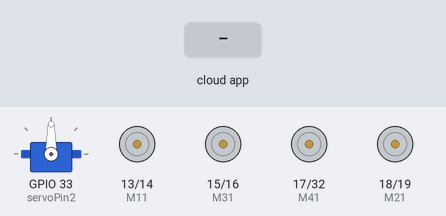
Bench run of a sketch on a simulated ESP32. Shown: servo, motor-driver pin pairs drawn as motors (green arrow = first pin HIGH = forward, orange = second pin HIGH = backward, longer = more drive). The test bench sets the inputs (shaded band). WiFi joins after 1.5 s; servers stay silent unless stated; the Firebase database answers and starts empty; what the sketch prints to the serial monitor is not drawn.

Above: at 4.2 s.
4.3 s: the phone or cloud app sets Robot to 1
At 5.7 s:
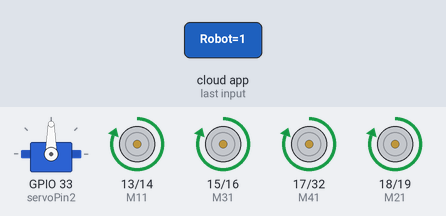
6.0 s: the phone or cloud app sets Robot to 0
At 7.1 s:
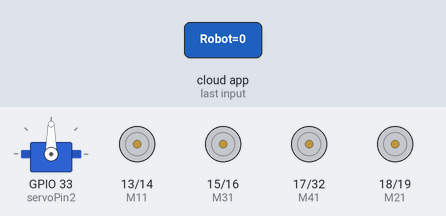
Timing chart, 0 to 9.0 s (numbered marks = the images above; inputs shaded):
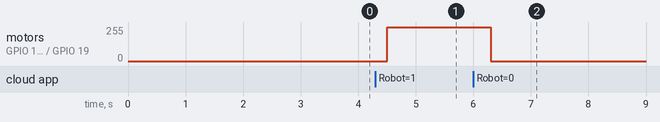

The sketch:

CVTR_Rover_movement2_and_ABS.ino
```cpp
#include <ESP32Firebase.h>
#include <ESP32Servo.h>

Servo mg995Servo;

const int servoPin1 = 4;
const int servoPin2 = 33;

#define M11 13
#define M12 14
#define M21 18
#define M22 19

#define M31 15
#define M32 16
#define M41 17
#define M42 32

#define _SSID "IQ"          // Your WiFi SSID
#define _PASSWORD "Siddhesh"      // Your WiFi Password
#define REFERENCE_URL "esp32-eef0c-default-rtdb.firebaseio.com"  // Your Firebase project reference url

Firebase firebase(REFERENCE_URL);

void setup() {
  mg995Servo.attach(servoPin1);
  mg995Servo.attach(servoPin2);

  pinMode(M11, OUTPUT);
  pinMode(M12, OUTPUT);
  pinMode(M21, OUTPUT);
  pinMode(M22, OUTPUT);

  pinMode(M31, OUTPUT);
  pinMode(M32, OUTPUT);
  pinMode(M41, OUTPUT);
  pinMode(M42, OUTPUT);

  Serial.begin(115200);
  // pinMode(LED_BUILTIN, OUTPUT);
  // digitalWrite(LED_BUILTIN, LOW);
  WiFi.mode(WIFI_STA);
  WiFi.disconnect();
  delay(1000);

  // Connect to WiFi
  Serial.println();
  Serial.println();
  Serial.print("Connecting to: ");
  Serial.println(_SSID);
  WiFi.begin(_SSID, _PASSWORD);

  while (WiFi.status() != WL_CONNECTED) {
    delay(500);
    Serial.print("-");
  }

  Serial.println("");
  Serial.println("WiFi Connected");
  delay(500);
}

void carstop()
{
  mg995Servo.write(90);
  digitalWrite(M11,LOW);
  digitalWrite(M12,LOW);
  digitalWrite(M21,LOW);
  digitalWrite(M22,LOW);

  digitalWrite(M31,LOW);
  digitalWrite(M32,LOW);
  digitalWrite(M41,LOW);
  digitalWrite(M42,LOW);
}

void movefront()
{
  digitalWrite(M11,HIGH);
  digitalWrite(M12,LOW);
  digitalWrite(M21,HIGH);
  digitalWrite(M22,LOW);

  digitalWrite(M31,HIGH);
  digitalWrite(M32,LOW);
  digitalWrite(M41,HIGH);
  digitalWrite(M42,LOW);
}

void moveback()
{
  digitalWrite(M11,LOW);
  digitalWrite(M12,HIGH);
  digitalWrite(M21,LOW);
  digitalWrite(M22,HIGH);

  digitalWrite(M31,LOW);
  digitalWrite(M32,HIGH);
  digitalWrite(M41,LOW);
  digitalWrite(M42,HIGH);
}

void moveleft()
{
  mg995Servo.write(30);
}

void moveright()
{
  mg995Servo.write(120);
}

void loop()
{

  int command = firebase.getInt("Robot");
  int command2 = firebase.getInt("Robot2");

    if (command == 1) {
    movefront();
    Serial.println("FRONT");
    }
    if (command == 2) {
    moveback();
    Serial.println("BACK");
    }
    if (command == 0) {
    carstop();
    Serial.println("STOP");
    }
    if (command2 == 3) {
    moveleft();
    Serial.println("LEFT");
    }
    if (command2 == 4) {
    moveright();
    Serial.println("RIGHT");
    }
}
```

Measured:
- after the input at 4.3 s, motor on GPIO 13 (M11) / GPIO 14 (M12), motor on GPIO 15 (M31) / GPIO 16 (M32), motor on GPIO 17 (M41) / GPIO 32 (M42), motor on GPIO 18 (M21) / GPIO 19 (M22): stopped → forward 255/255 after 0.20 s
- after the input at 6.0 s, motor on GPIO 13 (M11) / GPIO 14 (M12), motor on GPIO 15 (M31) / GPIO 16 (M32), motor on GPIO 17 (M41) / GPIO 32 (M42), motor on GPIO 18 (M21) / GPIO 19 (M22): forward 255/255 → stopped after 0.31 s
